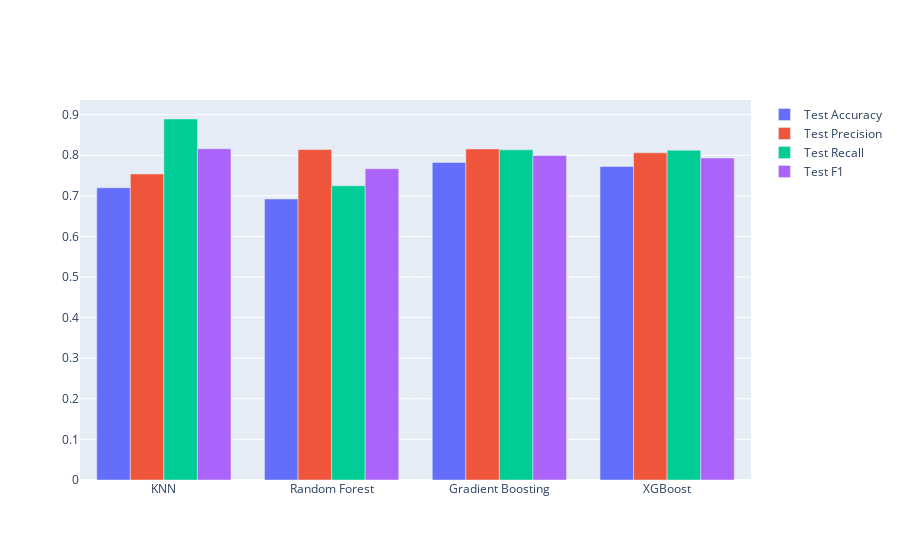

Notebook cell for this chart:
### Markdown cell above
It appears the K-nearest neighbors model has the least amount of overfitting, although the accuracy on the gradient boosting and XG Boost models are significantly higher.

### Code cell
fig = go.Figure(data=[
    go.Bar(name='Test Accuracy', x=all_scores_df.model, y=all_scores_df.test_accuracy),
    go.Bar(name='Test Precision', x=all_scores_df.model, y=all_scores_df.test_precision),
    go.Bar(name='Test Recall', x=all_scores_df.model, y=all_scores_df.test_recall),
    go.Bar(name='Test F1', x=all_scores_df.model, y=all_scores_df.test_f1)
])
# Change the bar mode
fig.update_layout(barmode='group')
fig.show()

### Figure 1 — Plotly figure (JSON) as saved in the notebook; plotly's stock layout.template omitted (floating-point values rounded to 4 significant figures)
{"data": [{"name": "Test Accuracy", "type": "bar", "x": ["KNN", "Random Forest", "Gradient Boosting", "XGBoost"], "y": [0.7199, 0.6922, 0.7821, 0.7725]}, {"name": "Test Precision", "type": "bar", "x": ["KNN", "Random Forest", "Gradient Boosting", "XGBoost"], "y": [0.7539, 0.814, 0.8154, 0.8059]}, {"name": "Test Recall", "type": "bar", "x": ["KNN", "Random Forest", "Gradient Boosting", "XGBoost"], "y": [0.8893, 0.7249, 0.8133, 0.8123]}, {"name": "Test F1", "type": "bar", "x": ["KNN", "Random Forest", "Gradient Boosting", "XGBoost"], "y": [0.8159, 0.7668, 0.7992, 0.793]}], "layout": {"barmode": "group"}}
